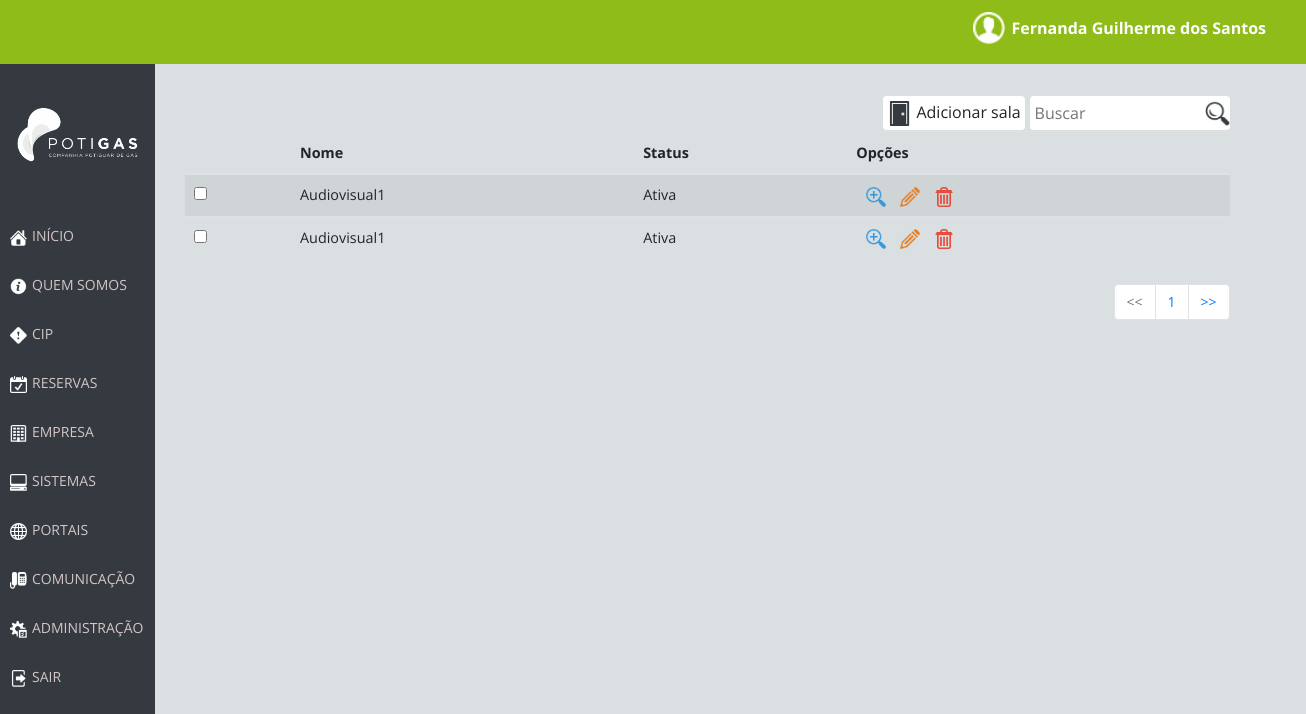
/views/acesso_administrativo/salas.php (signed in), run on the app's committed database.
### tables this page shows
CREATE TABLE `sala` (
  `cod_sala` int(11) NOT NULL AUTO_INCREMENT,
  `nome` varchar(200) NOT NULL,
  `especificacoes` text NOT NULL,
  `status_funcionamento` int(11) NOT NULL,
  PRIMARY KEY (`cod_sala`)
);

### src/controle/preenchimentos/salas.php (called while the page is built, shortened)
<?php
    $limite_dados = 10;
    $pagina = 0;
    $pagina_atual = intval($pagina);
    $pagina_atual = $pagina_atual > 0 ? $pagina_atual - 1 : 0;
    $lista_inicio = $limite_dados * $pagina_atual;
    $query_table = "SELECT cod_sala, nome, status_funcionamento FROM sala LIMIT $lista_inicio, $limite_dados;";
    $result_table = mysqli_query($poti_con, $query_table) or die(mysqli_error($poti_con));
    $total_de_salas = mysqli_num_rows($result_table);
    $numero_de_paginas = ceil($total_de_salas/$limite_dados);
?>

### src/views/acesso_administrativo/salas.php (the view, shortened to what this page needs)
<!DOCTYPE html>
<html lang="pt-br">
<head>
    <link rel="stylesheet" href="https://maxcdn.bootstrapcdn.com/bootstrap/4.0.0/css/bootstrap.min.css">
    <link rel="stylesheet" href="../../css/nav.css">
    <link rel="stylesheet" href="../../css/menu.css">
    <link rel="stylesheet" href="../../css/funcionarios.css">
</head>
<body>
    <?php
        require_once('../../controle/conexao.php');
        include('../../includes/nav.php');
        include('menu.php');
        include('../../controle/preenchimentos/salas.php');
    ?>
    <div class="container">
        <div class="box_table" id="box_table">
            <form method="POST" id="form-pesquisa" action="">
                <input type="search" class="busca" id="busca" name="busca" alt="table table-striped" placeholder="Buscar">
            </form>
            <div class="add_user" onclick="window.location='cadastro_sala.php';">
                <img src="../../img/icons8-porta-52.png" class="iconAddUser" alt="Ilustração para adição de novo usuário">
                <p>Adicionar sala</p>
            </div>
            <table class="table table-striped" id="table table-striped">
                <thead>
                    <tr>
                    <th scope="col"></th>
                    <th scope="col">Nome</th>
                    <th scope="col">Status</th>
                    <th scope="col">Opções</th>
                    </tr>
                </thead>
                <tbody class="resultado">
                    <?php
                        while ($array_sala = mysqli_fetch_assoc($result_table)) {
                            $status = "";
                            if($array_sala['status_funcionamento'] == 1){
                                $status = "Ativa";
                            }else{
                                $status = "Desativada";
                            }
                            echo "<tr>
                                    <th><input type='checkbox' id='vehicle3' name='vehicle3' value=".$array_sala['cod_sala']."></th>
                                    <td>". $array_sala['nome']."</td>
                                    <td>". $status."</td>
                                    <td>
                                        <form method='POST' action=''>
                                            <input type='hidden' id='codFuncionario' name='cod_Funcionario' value=".$array_sala['cod_sala'].">
                                            <img class='icons_opcoes detalhes' data-sala=".$array_sala['cod_sala']." src='../../img/icons8-mais-zoom-52.png' alt='Ilustração para opção de ver mais detalhes'  data-toggle='modal' data-target='#exampleModalCenter'>
                                        </form>
                                        <img class='icons_opcoes' src='../../img/icons8-editar-52.png' alt='Ilustração para opção de editar'> <img class='icons_opcoes' src='../../img/icons8-excluir-52.png' alt='Ilustração para opção de apagar'></td>
                                </tr>
                                ";
                        }
                    ?>
                </tbody>
            </table>
            <nav aria-label="Navegação de página exemplo">
                <ul class="pagination justify-content-end">
                    <li class="page-item <?php echo $pagina_atual == 0 ? 'disabled': ''?>">
                        <a class="page-link" href="funcionarios.php" tabindex="-1"><<</a>
                    </li>
                    <?php
                        for($i=0;$i<$numero_de_paginas;$i++){
                            $estilo = "class=\"active\"";
                    ?>
                    <li <?php echo $estilo; ?>><a class="page-link" href="funcionarios.php?pagina=<?php echo ($i+1); ?>"><?php echo $i+1; ?></a></li>
                    <li class="page-item">
                        <?php } ?>
                    <a class="page-link" href="funcionarios.php?pagina=<?php echo $numero_de_paginas; ?>">>></a>
                    </li>
                </ul>
            </nav>
        </div>
    </div>
</body>
</html>

### src/css/nav.css (style rules this page uses)
* { margin:0px; font-family: 'Open Sans', sans-serif; }
body { background-color: #dadfe2; overflow-x: hidden; margin-bottom: 5vh; }

### src/css/menu.css (style rules this page uses)
a { color: rgba(255, 255, 255, 0.6); text-decoration: none; }
ul { list-style-type: none; margin: 0; padding: 0; position: relative; }
li { margin-top: 10px; padding: 0; }
li a { font-size: 14px !important; color: #D4C6C6; width: auto; }

### src/css/funcionarios.css (style rules this page uses)
* { margin:0px; font-family: 'Open Sans', sans-serif; }
.container { display: grid; grid-template-columns: 80vw; grid-template-rows: 2vh 27vh; background-color: #dadfe2; grid-gap: 5em; margin-left: 13%; }
.box_table { grid-row-start: 2; grid-row-end: 2; grid-column-start: 1 ; grid-column-end: 1; display: inline-block; }
.icons_opcoes { height: 20px; width: auto; margin-left: 10px; cursor: pointer; }
.table td, .table th { padding: 0.60rem; font-size: 0.9em; }
.iconAddUser { height: 25px; width: auto; display: inline-block; }
.add_user { background-color: #FFF; border-radius: 4px; display: inline-block; padding: 4px; float: right; cursor: pointer; }
.add_user p { display: inline-block; margin-bottom: 0px; }
.busca { background: url(../img/lupa.jpg) no-repeat center right; padding: 5px; margin-left: 5px; background-size: 25px; border: none; border-radius: 4px; float: right; width: 200px; border-bottom: solid 1px #ddd; outline: none; background-color: #fff; }
td form { display: inline-block; }

### data on the page
sala: nome "Audiovisual1", status_funcionamento "Ativa"
sala: nome "Audiovisual1", status_funcionamento "Ativa"

### other printed values
$nome "Fernanda Guilherme dos Santos"
